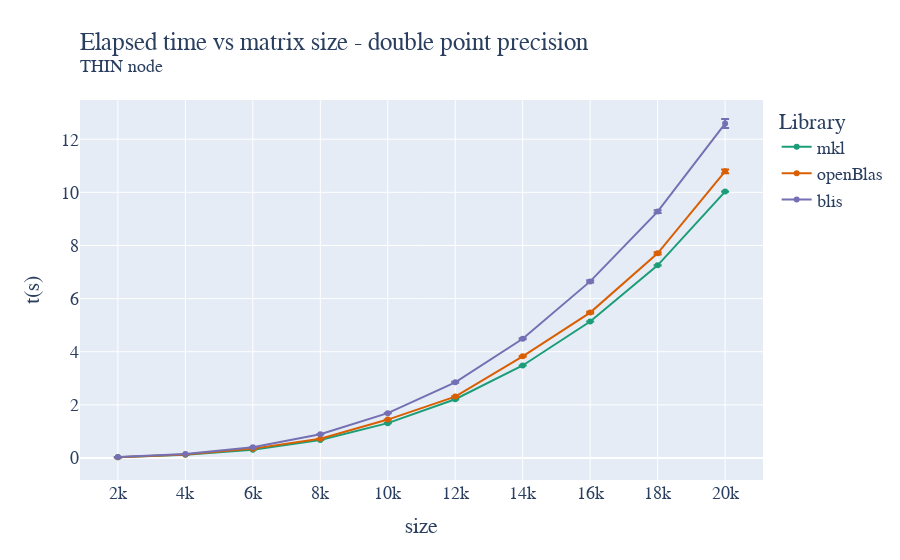

Source (notebook cell):
### Code cell
fig = go.Figure()

fig.add_trace(go.Scatter(x=mkl_double_avg["size"]["mean"], y=mkl_double_avg["time"]["mean"], name='mkl',
                         error_y=dict(
                             type="data",
                             array=mkl_double_avg["time"]["std"],
                             visible=True)))
fig.add_trace(go.Scatter(x=oblas_double_avg["size"]["mean"], y=oblas_double_avg["time"]["mean"], name='openBlas',
                         error_y=dict(
                             type="data",
                             array=oblas_double_avg["time"]["std"],
                             visible=True)))
fig.add_trace(go.Scatter(x=blis_double_avg["size"]["mean"], y=blis_double_avg["time"]["mean"], name='blis',
                         error_y=dict(
                             type="data",
                             array=blis_double_avg["time"]["std"],
                             visible=True)))

fig.update_layout(
    title=go.layout.Title(
        text="Elapsed time vs matrix size - double point precision<br><sup>THIN node</sup>",
        xref="paper",
        x=0,
    ),
    xaxis_title="size",
    xaxis = dict(
        tickmode = 'linear',
        tick0 = '2000',
        dtick = '2000'
    ),
    yaxis_title="t(s)",
    legend_title="Library",
    font=dict(
        family="Courier New, monospace",
        size=18,
    ),
    colorway=["#1b9e77","#d95f02", "#7570b3"]
)
fig.show()
fig.write_image("/home/andres/hpc/Foundations_of_HPC_2022/Assignment/my_assignment/report/images/fixed_cores_thin_double_time.pdf", height=500, width=1000)

### Figure 1 — Plotly figure (JSON) as saved in the notebook; plotly's stock layout.template omitted (floating-point values rounded to 4 significant figures)
{"data": [{"error_y": {"array": [0.01012, 0.0002797, 0.0001596, 0.0003961, 0.0008928, 0.007684, 0.003561, 0.00225, 0.003616, 0.00391], "type": "data", "visible": true}, "name": "mkl", "type": "scatter", "x": [2000, 4000, 6000, 8000, 10000, 12000, 14000, 16000, 18000, 20000], "y": [0.02882, 0.1218, 0.3107, 0.6767, 1.313, 2.212, 3.483, 5.138, 7.253, 10.03]}, {"error_y": {"array": [0.0002053, 0.0004802, 0.01009, 0.002649, 0.004541, 0.01569, 0.01674, 0.03549, 0.04486, 0.07058], "type": "data", "visible": true}, "name": "openBlas", "type": "scatter", "x": [2000, 4000, 6000, 8000, 10000, 12000, 14000, 16000, 18000, 20000], "y": [0.03332, 0.1298, 0.3534, 0.7231, 1.447, 2.311, 3.827, 5.474, 7.703, 10.79]}, {"error_y": {"array": [0.0003277, 0.0006958, 0.00071, 0.002756, 0.006102, 0.01739, 0.02129, 0.04406, 0.05583, 0.1705], "type": "data", "visible": true}, "name": "blis", "type": "scatter", "x": [2000, 4000, 6000, 8000, 10000, 12000, 14000, 16000, 18000, 20000], "y": [0.03383, 0.1543, 0.4019, 0.8917, 1.689, 2.849, 4.488, 6.648, 9.274, 12.59]}], "layout": {"colorway": ["#1b9e77", "#d95f02", "#7570b3"], "font": {"family": "Courier New, monospace", "size": 18}, "legend": {"title": {"text": "Library"}}, "title": {"text": "Elapsed time vs matrix size - double point precision<br><sup>THIN node</sup>", "x": 0, "xref": "paper"}, "xaxis": {"dtick": "2000", "tick0": "2000", "tickmode": "linear", "title": {"text": "size"}}, "yaxis": {"title": {"text": "t(s)"}}}}
